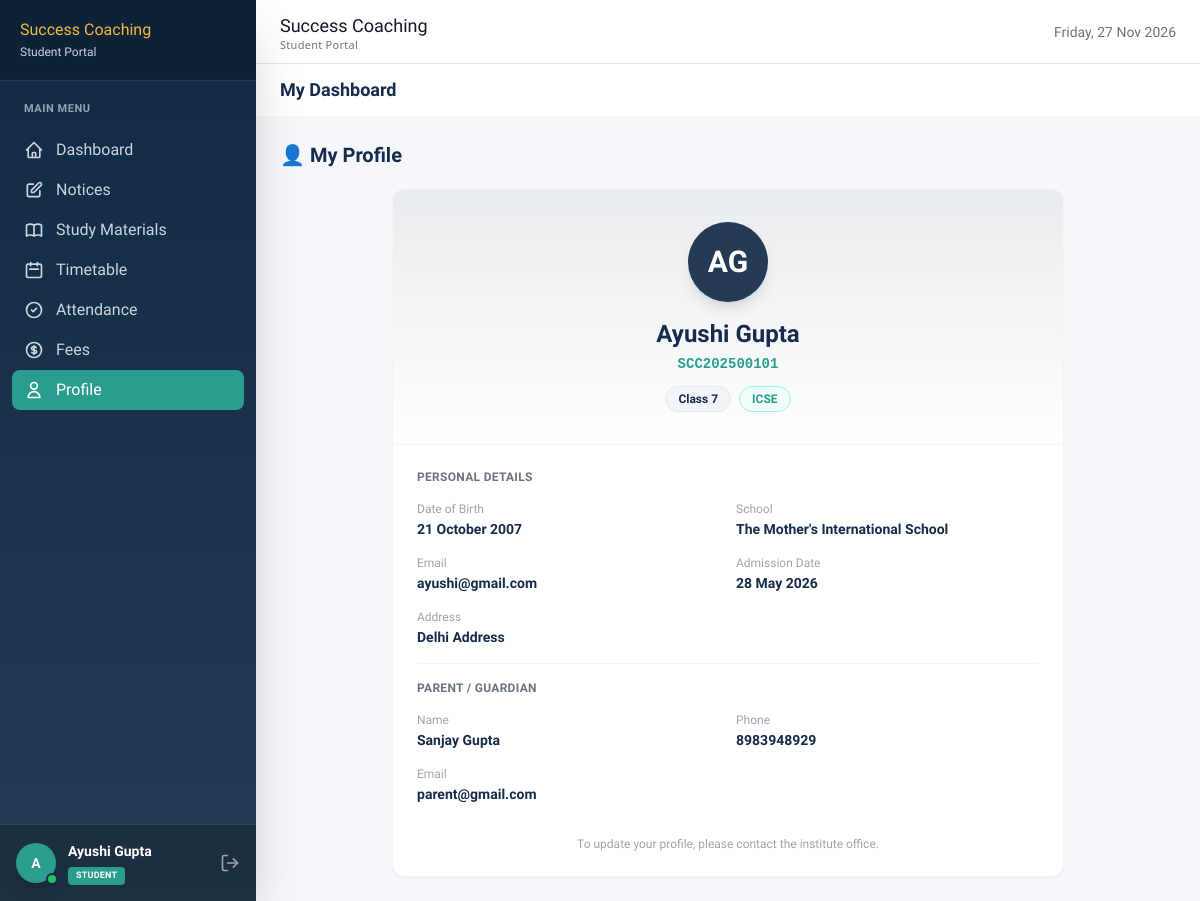
/student-portal/profile/ (signed in), run on the app's committed database.
### accounts/models.py (models this page shows)
class User(AbstractUser):
    ROLE_CHOICES = [('admin', 'Admin'), ('staff', 'Staff'), ('student', 'Student')]
    role = models.CharField(max_length=20, choices=ROLE_CHOICES, default='student')
    phone = models.CharField(max_length=15, blank=True)
    profile_photo = models.ImageField(upload_to='profiles/', blank=True, null=True)
    created_at = models.DateTimeField(auto_now_add=True)

### students/models.py (models this page shows, shortened)
class Student(models.Model):
    BOARD_CHOICES = [('CBSE', 'CBSE'), ('ICSE', 'ICSE')]
    CLASS_CHOICES = [(str(i), f'Class {i}') for i in range(5, 13)]
    user = models.OneToOneField(settings.AUTH_USER_MODEL, on_delete=models.CASCADE)
    student_id = models.CharField(max_length=20, unique=True)
    date_of_birth = models.DateField()
    board = models.CharField(max_length=10, choices=BOARD_CHOICES)
    current_class = models.CharField(max_length=5, choices=CLASS_CHOICES)
    school_name = models.CharField(max_length=200)
    parent_name = models.CharField(max_length=100)
    parent_phone = models.CharField(max_length=15)
    parent_email = models.EmailField(blank=True)
    address = models.TextField()
    admission_date = models.DateField(auto_now_add=True)
    is_active = models.BooleanField(default=True)
    photo = models.ImageField(upload_to='students/', blank=True, null=True)

### student_portal/views.py (the view)
# urls.py: path('profile/', views.student_profile, name='student_portal_profile'),
@student_required
def student_profile(request):
    try:
        student = request.user.student
    except Exception:
        return render(request, 'student_portal/no_profile.html', {})
    return render(request, 'student_portal/profile.html', {'student': student})

### accounts/context_processors.py (called while the page is built)
def dashboard_base(request):
    context = {}
    if not request.user.is_authenticated:
        context['base_template'] = 'base_dashboard.html'
        return context
    if request.user.role == 'staff':
        context['base_template'] = 'base_staff.html'
        context['active_notices'] = Notice.objects.filter(is_active=True)
    elif request.user.role == 'student':
        context['base_template'] = 'base_dashboard.html'
        context['active_notices'] = Notice.objects.filter(is_active=True, target_audience='all')
    else:
        context['base_template'] = 'base_dashboard.html'
        context['active_notices'] = Notice.objects.filter(is_active=True)
    return context

### templates/student_portal/profile.html (shortened to what this page needs)
{% extends 'base_student.html' %}
{% block content %}
<h2 class="text-xl font-bold text-dark mb-5">👤 My Profile</h2>
<div class="max-w-2xl mx-auto">
    <div class="bg-white rounded-xl shadow-sm border border-gray-100 overflow-hidden hover:shadow-md transition-shadow">
        <div class="p-8 text-center bg-gradient-to-b from-primary/10 to-white border-b border-gray-100">
            <div class="w-20 h-20 bg-primary rounded-full flex items-center justify-center text-white text-3xl font-bold mx-auto mb-4 shadow-lg hover:scale-105 transition-transform">
                {{ student.user.first_name|first|upper }}{{ student.user.last_name|first|upper }}
            </div>
            <h2 class="text-2xl font-bold text-dark">{{ student.user.get_full_name }}</h2>
            <p class="text-secondary font-mono text-sm mt-1 font-semibold">{{ student.student_id }}</p>
            <div class="flex justify-center gap-2 mt-3">
                <span class="bg-slate-100 text-dark border border-border px-3 py-1 rounded-full text-xs font-semibold">Class {{ student.current_class }}</span>
                <span class="bg-teal-50 text-secondary border border-teal-200 px-3 py-1 rounded-full text-xs font-semibold">{{ student.board }}</span>
            </div>
        </div>
        <div class="p-6 space-y-4 text-sm">
            <h3 class="font-bold text-gray-500 text-xs uppercase tracking-wide">Personal Details</h3>
            <div class="grid grid-cols-2 gap-4">
                <div class="col-span-2 sm:col-span-1">
                    <p class="text-gray-400 text-xs mb-0.5">Date of Birth</p>
                    <p class="font-semibold text-dark">{{ student.date_of_birth|date:"d F Y" }}</p>
                </div>
                <div class="col-span-2 sm:col-span-1">
                    <p class="text-gray-400 text-xs mb-0.5">School</p>
                    <p class="font-semibold text-dark">{{ student.school_name }}</p>
                </div>
                <div class="col-span-2 sm:col-span-1">
                    <p class="text-gray-400 text-xs mb-0.5">Email</p>
                    <p class="font-semibold text-dark">{{ student.user.email|default:"—" }}</p>
                </div>
                <div class="col-span-2 sm:col-span-1">
                    <p class="text-gray-400 text-xs mb-0.5">Admission Date</p>
                    <p class="font-semibold text-dark">{{ student.admission_date|date:"d M Y" }}</p>
                </div>
                <div class="col-span-2">
                    <p class="text-gray-400 text-xs mb-0.5">Address</p>
                    <p class="font-semibold text-dark">{{ student.address }}</p>
                </div>
            </div>
            <hr class="border-gray-100">
            <h3 class="font-bold text-gray-500 text-xs uppercase tracking-wide">Parent / Guardian</h3>
            <div class="grid grid-cols-2 gap-4">
                <div class="col-span-2 sm:col-span-1">
                    <p class="text-gray-400 text-xs mb-0.5">Name</p>
                    <p class="font-semibold text-dark">{{ student.parent_name }}</p>
                </div>
                <div class="col-span-2 sm:col-span-1">
                    <p class="text-gray-400 text-xs mb-0.5">Phone</p>
                    <p class="font-semibold text-dark">{{ student.parent_phone }}</p>
                </div>
                {% if student.parent_email %}
                <div class="col-span-2 sm:col-span-1">
                    <p class="text-gray-400 text-xs mb-0.5">Email</p>
                    <p class="font-semibold text-dark">{{ student.parent_email }}</p>
                </div>
                {% endif %}
            </div>
            <div class="pt-4 text-xs text-gray-400 text-center">
                To update your profile, please contact the institute office.
            </div>
        </div>
    </div>
</div>
{% endblock %}

### templates/base_student.html (shortened to what this page needs)
<!DOCTYPE html>
<html lang="en">
<head>
    <script src="https://cdn.tailwindcss.com"></script>
</head>
<body class="bg-light text-dark flex h-screen overflow-hidden">
    <aside
        class="fixed md:relative inset-y-0 left-0 z-30 w-64 bg-gradient-to-b from-[#102A43] to-[#243B53] text-white flex flex-col h-full flex-shrink-0 shadow-2xl transform -translate-x-full md:translate-x-0 transition-transform duration-300 ease-in-out overflow-y-auto"
        style="-ms-overflow-style: none; scrollbar-width: none;">
        <div class="p-5 border-b border-white/10 bg-black/20">
            <div class="flex items-center gap-3">
                <div>
                    <p class="font-heading text-accent text-base leading-tight">Success Coaching</p>
                    <p class="text-xs text-slate-300 mt-1">Student Portal</p>
                </div>
            </div>
        </div>
        <nav class="flex-1 py-5 px-3">
            <div class="mb-6">
                <p class="text-[11px] text-slate-400 uppercase tracking-wider px-3 mb-3 font-bold">Main Menu</p>
                <ul>
                    <li>
                        <a href="{% url 'student_portal_home' %}"
                            class="nav-link group {% if request.resolver_match.url_name == 'student_portal_home' %}active bg-secondary text-white{% else %}text-slate-300 hover:bg-white/5 hover:text-white{% endif %} flex items-center gap-3 px-3 py-2 rounded-lg transition-all duration-200">
                            <span class="font-small">Dashboard</span>
                        </a>
                    </li>
                    <li>
                        <a href="{% url 'student_portal_notices' %}"
                            class="nav-link group {% if request.resolver_match.url_name == 'student_portal_notices' %}active bg-secondary text-white{% else %}text-slate-300 hover:bg-white/5 hover:text-white{% endif %} flex items-center gap-3 px-3 py-2 rounded-lg transition-all duration-200">
                            <span class="font-small">Notices</span>
                        </a>
                    </li>
                    <li>
                        <a href="{% url 'student_portal_materials' %}"
                            class="nav-link group {% if request.resolver_match.url_name == 'student_portal_materials' %}active bg-secondary text-white{% else %}text-slate-300 hover:bg-white/5 hover:text-white{% endif %} flex items-center gap-3 px-3 py-2 rounded-lg transition-all duration-200">
                            <span class="font-small">Study Materials</span>
                        </a>
                    </li>
                    <li>
                        <a href="{% url 'student_portal_timetable' %}"
                            class="nav-link group {% if request.resolver_match.url_name == 'student_portal_timetable' %}active bg-secondary text-white{% else %}text-slate-300 hover:bg-white/5 hover:text-white{% endif %} flex items-center gap-3 px-3 py-2 rounded-lg transition-all duration-200">
                            <svg class="w-5 h-5 transition-transform group-hover:scale-110" fill="none"
                                stroke="currentColor" viewBox="0 0 24 24">
                                <path stroke-linecap="round" stroke-linejoin="round" stroke-width="2"
                                    d="M8 7V3m8 4V3m-9 8h10M5 21h14a2 2 0 002-2V7a2 2 0 00-2-2H5a2 2 0 00-2 2v12a2 2 0 002 2z">
                                </path>
                            </svg>
                            <span class="font-small">Timetable</span>
                        </a>
                    </li>
                    <li>
                        <a href="{% url 'student_portal_attendance' %}"
                            class="nav-link group {% if request.resolver_match.url_name == 'student_portal_attendance' %}active bg-secondary text-white{% else %}text-slate-300 hover:bg-white/5 hover:text-white{% endif %} flex items-center gap-3 px-3 py-2 rounded-lg transition-all duration-200">
                            <svg class="w-5 h-5 transition-transform group-hover:scale-110" fill="none"
                                stroke="currentColor" viewBox="0 0 24 24">
                                <path stroke-linecap="round" stroke-linejoin="round" stroke-width="2"
                                    d="M9 12l2 2 4-4m6 2a9 9 0 11-18 0 9 9 0 0118 0z"></path>
                            </svg>
                            <span class="font-small">Attendance</span>
                        </a>
                    </li>
                    <li>
                        <a href="{% url 'student_portal_fees' %}"
                            class="nav-link group {% if request.resolver_match.url_name == 'student_portal_fees' %}active bg-secondary text-white{% else %}text-slate-300 hover:bg-white/5 hover:text-white{% endif %} flex items-center gap-3 px-3 py-2 rounded-lg transition-all duration-200">
                            <span class="font-small">Fees</span>
                        </a>
                    </li>
                    <li>
                        <a href="{% url 'student_portal_profile' %}"
                            class="nav-link group {% if request.resolver_match.url_name == 'student_portal_profile' %}active bg-secondary text-white{% else %}text-slate-300 hover:bg-white/5 hover:text-white{% endif %} flex items-center gap-3 px-3 py-2 rounded-lg transition-all duration-200">
                            <svg class="w-5 h-5 transition-transform group-hover:scale-110" fill="none"
                                stroke="currentColor" viewBox="0 0 24 24">
                                <path stroke-linecap="round" stroke-linejoin="round" stroke-width="2"
                                    d="M16 7a4 4 0 11-8 0 4 4 0 018 0zM12 14a7 7 0 00-7 7h14a7 7 0 00-7-7z"></path>
                            </svg>
                            <span class="font-small">Profile</span>
                        </a>
                    </li>
                </ul>
            </div>
        </nav>
        <div class="p-4 border-t border-white/10 bg-black/20">
            <div class="flex items-center gap-3 group">
                <div class="relative">
                    <div
                        class="w-10 h-10 bg-secondary rounded-full flex items-center justify-center font-bold text-white text-sm shadow-lg shrink-0">
                        {{ request.user.first_name|first|upper }}
                    </div>
                    <div class="absolute -bottom-0.5 -right-0.5 w-3 h-3 bg-green-500 rounded-full border-2 border-dark">
                    </div>
                </div>
                <div class="min-w-0 flex-1">
                    <div class="text-sm font-bold truncate group-hover:text-accent transition-colors">
                        {{ request.user.get_full_name }}
                    </div>
                    <div>
                        <span
                            class="bg-secondary text-white px-2 py-0.5 rounded font-bold uppercase tracking-wide text-[9px] inline-block shadow-sm">Student</span>
                    </div>
                </div>
                <a href="{% url 'logout' %}" title="Logout"
                    class="text-gray-400 hover:text-red-400 transition-all text-xl hover:scale-110 transform">
                    <svg xmlns="http://www.w3.org/2000/svg" width="20" height="20" viewBox="0 0 24 24" fill="none"
                        stroke="currentColor" stroke-width="2" stroke-linecap="round" stroke-linejoin="round">
                        <path d="M9 21H5a2 2 0 0 1-2-2V5a2 2 0 0 1 2-2h4" />
                        <path d="M16 17l5-5-5-5" />
                        <path d="M21 12H9" />
                    </svg>
                </a>
            </div>
        </div>
    </aside>
    <div class="flex-1 flex flex-col h-full overflow-hidden">
        <header
            class="h-16 bg-white border-b border-gray-200 flex items-center justify-between px-4 md:px-6 shrink-0 shadow-sm">
            <div class="flex items-center gap-3">
                <a href="{% url 'student_portal_home' %}"
                    class="flex items-center transition-opacity hover:opacity-80 ml-3 md:ml-0 mt-1">
                    <div class="font-heading text-lg text-gray-900 leading-tight">
                        Success Coaching
                        <span class="block text-[11px] text-gray-500 font-sans font-normal tracking-wide">Student
                            Portal</span>
                    </div>
                </a>
            </div>
            <div class="flex items-center gap-4">
                <div class="text-sm text-gray-500 hidden sm:block">{% now "l, j M Y" %}</div>
            </div>
        </header>
        <div class="bg-white border-b border-gray-100 px-6 py-3 flex items-center justify-between">
            <h1 class="text-lg font-bold text-dark">{% block page_title %}My Dashboard{% endblock %}</h1>
        </div>
        <main class="flex-1 overflow-y-auto p-4 md:p-6 bg-light">
            {% block content %}{% endblock %}
        </main>
    </div>
</body>
</html>

### templates/base_student.html (style rules this page uses)
body { font-family: 'Hind', sans-serif; color: #172B4D; background-color: #F5F7FA; }
.nav-link { @apply flex items-center gap-3 px-3 py-2 rounded text-slate-300 hover:bg-white/10 hover:text-white transition-all duration-150; }
.nav-link.active { @apply bg-secondary text-white font-semibold shadow-md; }

### data on the page
User: user.first_name|first "A", user.get_full_name "Ayushi Gupta"
Student: user.first_name|first "A", user.last_name|first "G", user.get_full_name "Ayushi Gupta", student_id "SCC202500101", current_class "7", board "ICSE", date_of_birth "21 October 2007", school_name "The Mother's International School", user.email "ayushi@gmail.com", admission_date "28 May 2026", address "Delhi Address", parent_name "Sanjay Gupta", parent_phone "8983948929", parent_email "parent@gmail.com"
